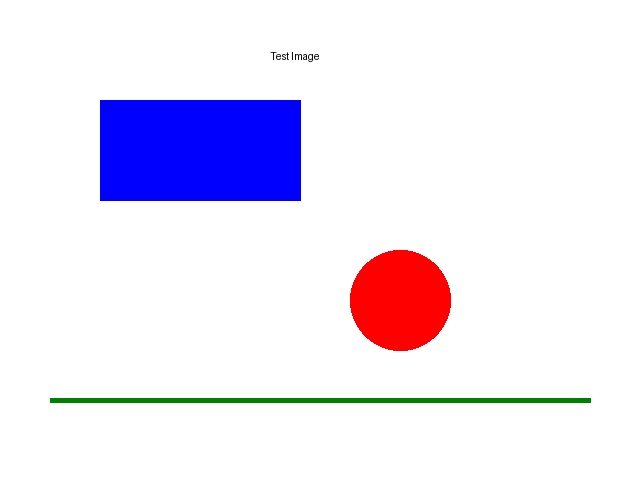
#> input picture tests/data/test_image.jpg, 640 x 480 px
$ python -i basic_metrics.py   (imports and definitions only)   (older library calls are emulated)
#> lines starting #> are read from the running program, lines starting #| are printed output that depends on the picture
"""Basic image quality metrics module."""

import cv2
import numpy as np
from typing import Dict
import logging

logger = logging.getLogger(__name__)


class BasicMetricsCalculator:
    """Calculator for basic image quality metrics."""

    def calculate_metrics(self, image: np.ndarray) -> Dict[str, float]:
        """Calculate basic quality metrics for an image.

        Args:
            image: Input image array

        Returns:
            Dictionary of quality metrics
        """
        metrics = {}
        try:
            metrics["sharpness"] = self._calculate_sharpness(image)
            metrics["contrast"] = self._calculate_contrast(image)
            metrics["detail"] = self._calculate_detail_level(image)
            metrics["color"] = self._calculate_color_quality(image)
            metrics["noise"] = self._calculate_noise_level(image)
            metrics["texture"] = self._calculate_texture_preservation(image)
            metrics["pattern"] = self._calculate_pattern_retention(image)
        except Exception as e:
            logger.error(f"Error calculating basic metrics: {e}")
            metrics = {
                "sharpness": 0.0,
                "contrast": 0.0,
                "detail": 0.0,
                "color": 0.0,
                "noise": 0.0,
                "texture": 0.0,
                "pattern": 0.0,
            }
        return metrics

    def _calculate_sharpness(self, image: np.ndarray) -> float:
        """Calculate image sharpness."""
        try:
            gray = cv2.cvtColor(image, cv2.COLOR_RGB2GRAY) if len(image.shape) == 3 else image
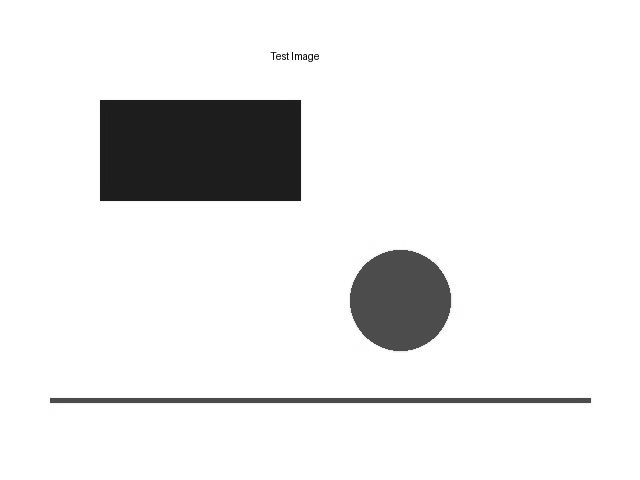
#> gray: shape (480, 640); min 0, max 255, mean 233.6
            laplacian = cv2.Laplacian(gray, cv2.CV_64F)
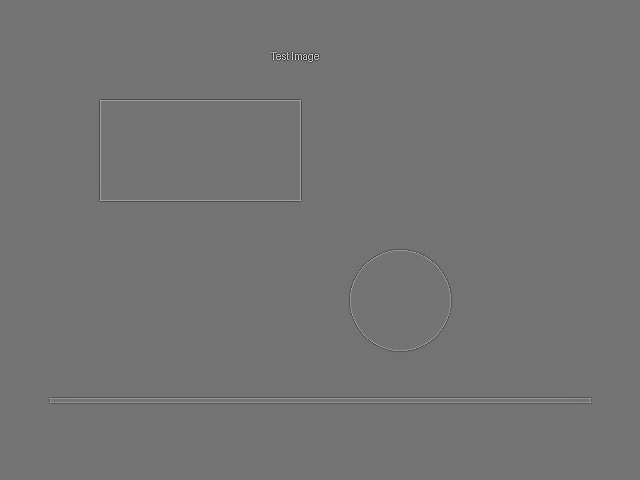
#> laplacian: shape (480, 640) float64; min -611, max 735, mean 0; drawn with min black and max white
            score = np.var(laplacian)
#> score = 628.4
            return min(1.0, score / 500.0)
        except Exception as e:
            logger.error(f"Error calculating sharpness: {e}")
            return 0.0

    def _calculate_contrast(self, image: np.ndarray) -> float:
        """Calculate image contrast."""
        try:
            gray = cv2.cvtColor(image, cv2.COLOR_RGB2GRAY) if len(image.shape) == 3 else image
            hist = cv2.calcHist([gray], [0], None, [256], [0, 256])
#> hist = 256 values, max 267152 at index 255, min 0 at index 1, mean 1200
            hist = hist.flatten() / hist.sum()
#> hist = 256 values, max 0.87 at index 255, min 0 at index 1, mean 0.00391
            mean = np.sum(hist * np.arange(256))
#> mean = 233.6
            var = np.sum(hist * (np.arange(256) - mean) ** 2)
#> var = 4056.3
            std = np.sqrt(var)
#> std = 63.69
            return min(1.0, std / 128.0)
        except Exception as e:
            logger.error(f"Error calculating contrast: {e}")
            return 0.0

    def _calculate_detail_level(self, image: np.ndarray) -> float:
        """Calculate image detail level."""
        try:
            gray = cv2.cvtColor(image, cv2.COLOR_RGB2GRAY) if len(image.shape) == 3 else image
            sobelx = cv2.Sobel(gray, cv2.CV_64F, 1, 0, ksize=3)
            sobely = cv2.Sobel(gray, cv2.CV_64F, 0, 1, ksize=3)
            gradient_magnitude = np.sqrt(sobelx**2 + sobely**2)
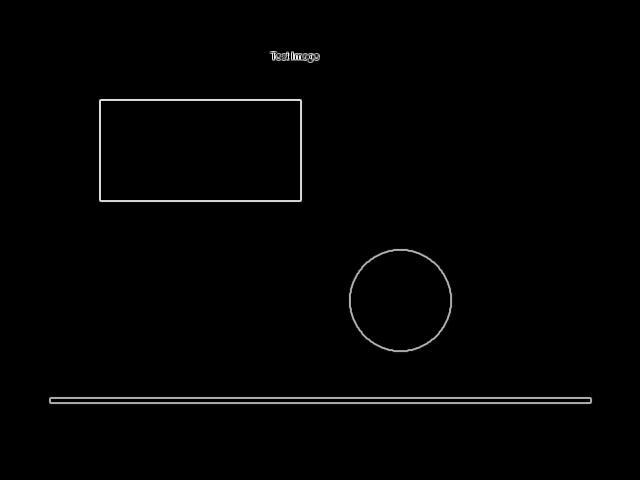
#> gradient_magnitude: shape (480, 640) float64; min 0, max 1045.3, mean 11; drawn with min black and max white
            detail_score = np.mean(gradient_magnitude)
#> detail_score = 10.96
            return min(1.0, detail_score / 100.0)
        except Exception as e:
            logger.error(f"Error calculating detail level: {e}")
            return 0.0

    def _calculate_color_quality(self, image: np.ndarray) -> float:
        """Calculate color quality."""
        try:
            if len(image.shape) != 3:
                return 0.0
            hsv = cv2.cvtColor(image, cv2.COLOR_RGB2HSV)
#> hsv: shape (480, 640, 3); mean H, S, V 12.5, 25.7, 253.3
            sat_mean = np.mean(hsv[:, :, 1])
#> sat_mean = 25.67
            val_mean = np.mean(hsv[:, :, 2])
#> val_mean = 253.3
            sat_score = sat_mean / 255.0
#> sat_score = 0.101
            val_score = val_mean / 255.0
#> val_score = 0.994
            return (sat_score + val_score) / 2.0
        except Exception as e:
            logger.error(f"Error calculating color quality: {e}")
            return 0.0

    def _calculate_noise_level(self, image: np.ndarray) -> float:
        """Calculate image noise level."""
        try:
            gray = cv2.cvtColor(image, cv2.COLOR_RGB2GRAY) if len(image.shape) == 3 else image
            blurred = cv2.GaussianBlur(gray, (3, 3), 0)
            noise = cv2.absdiff(gray, blurred)
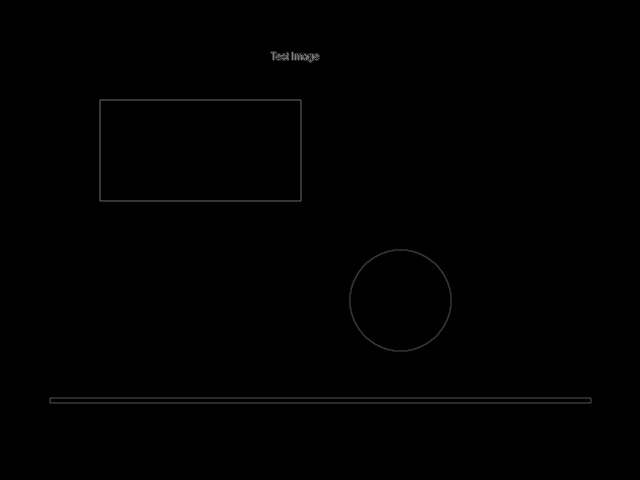
#> noise: shape (480, 640); min 0, max 153, mean 0.7
            noise_level = np.mean(noise)
#> noise_level = 0.701
            return max(0.0, 1.0 - noise_level / 50.0)
        except Exception as e:
            logger.error(f"Error calculating noise level: {e}")
            return 0.0

    def _calculate_texture_preservation(self, image: np.ndarray) -> float:
        """Calculate texture preservation score."""
        try:
            gray = cv2.cvtColor(image, cv2.COLOR_RGB2GRAY) if len(image.shape) == 3 else image
            kernel = np.ones((5, 5), np.float32) / 25
            texture = cv2.filter2D(gray, -1, kernel)
            texture_score = np.mean(np.abs(gray - texture))
#> texture_score = 5.47
            return min(1.0, texture_score / 50.0)
        except Exception as e:
            logger.error(f"Error calculating texture preservation: {e}")
            return 0.0

    def _calculate_pattern_retention(self, image: np.ndarray) -> float:
        """Calculate pattern retention score."""
        try:
            gray = cv2.cvtColor(image, cv2.COLOR_RGB2GRAY) if len(image.shape) == 3 else image
            ksize = 31
            sigma = 4.0
            theta = 0
            lambd = 10.0
            gamma = 0.5
            kernel = cv2.getGaborKernel((ksize, ksize), sigma, theta, lambd, gamma)
            filtered = cv2.filter2D(gray, -1, kernel)
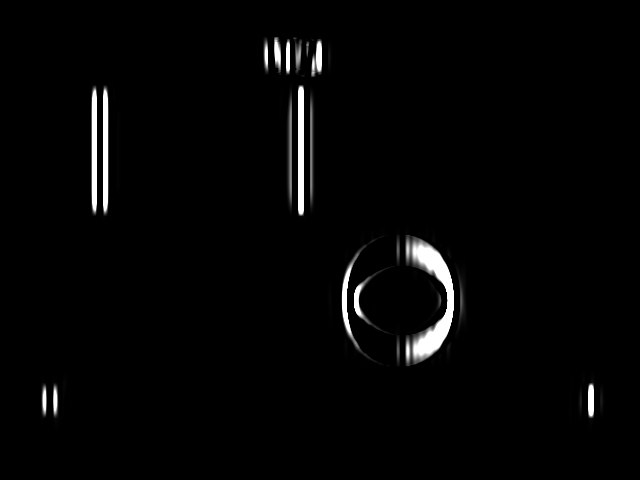
#> filtered: shape (480, 640); min 0, max 255, mean 5.2
            pattern_score = np.mean(filtered)
#> pattern_score = 5.22
            return min(1.0, pattern_score / 128.0)
        except Exception as e:
            logger.error(f"Error calculating pattern retention: {e}")
            return 0.0

>>> import cv2
>>> picture = cv2.cvtColor(cv2.imread('../../../tests/data/test_image.jpg'), cv2.COLOR_BGR2RGB)
>>> result = BasicMetricsCalculator().calculate_metrics(picture)
#> result = {'sharpness': 1, 'contrast': 0.498, 'detail': 0.11, 'color': 0.547, 'noise': 0.986, 'texture': 0.109, 'pattern': 0.0408}
